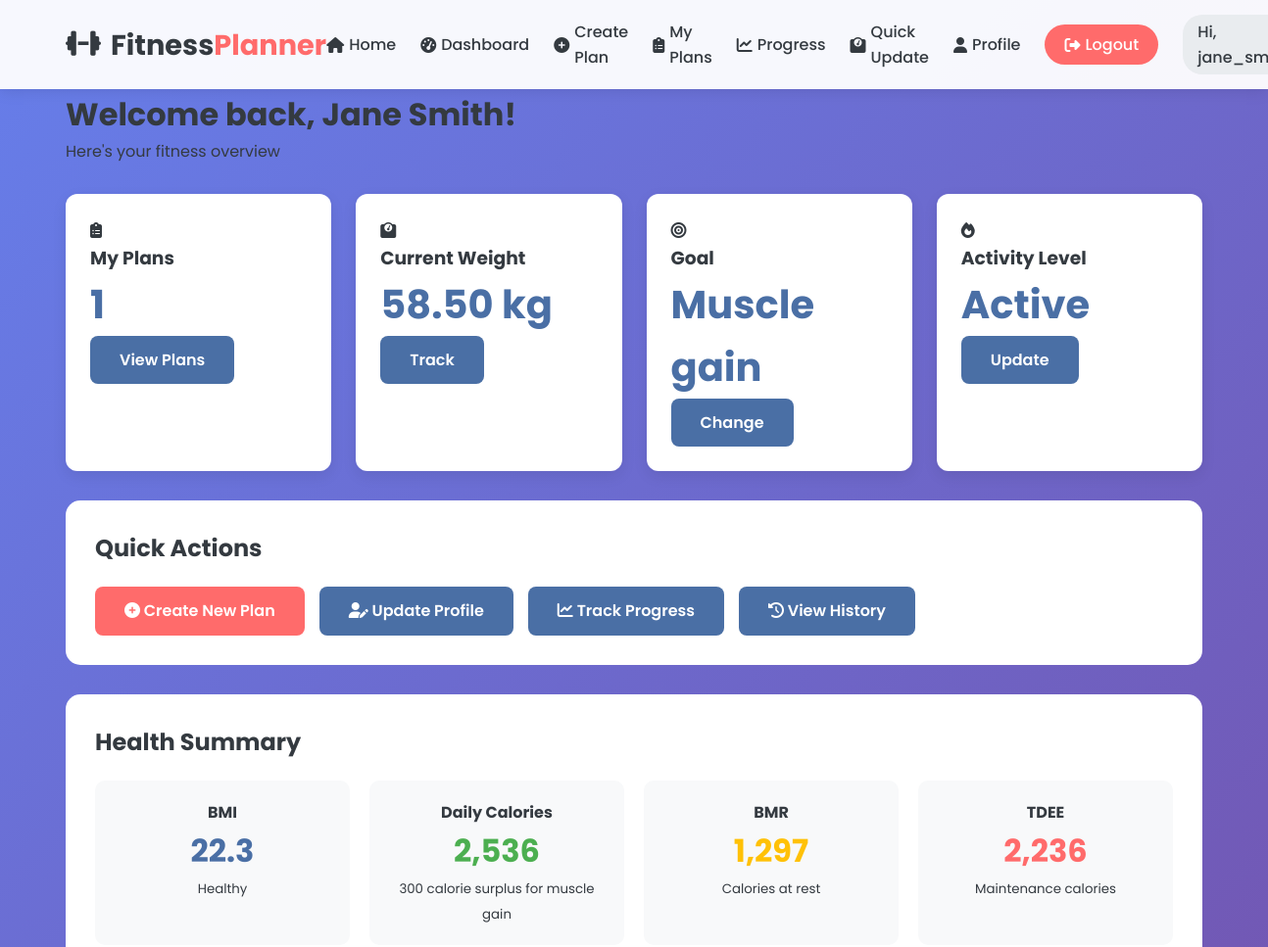
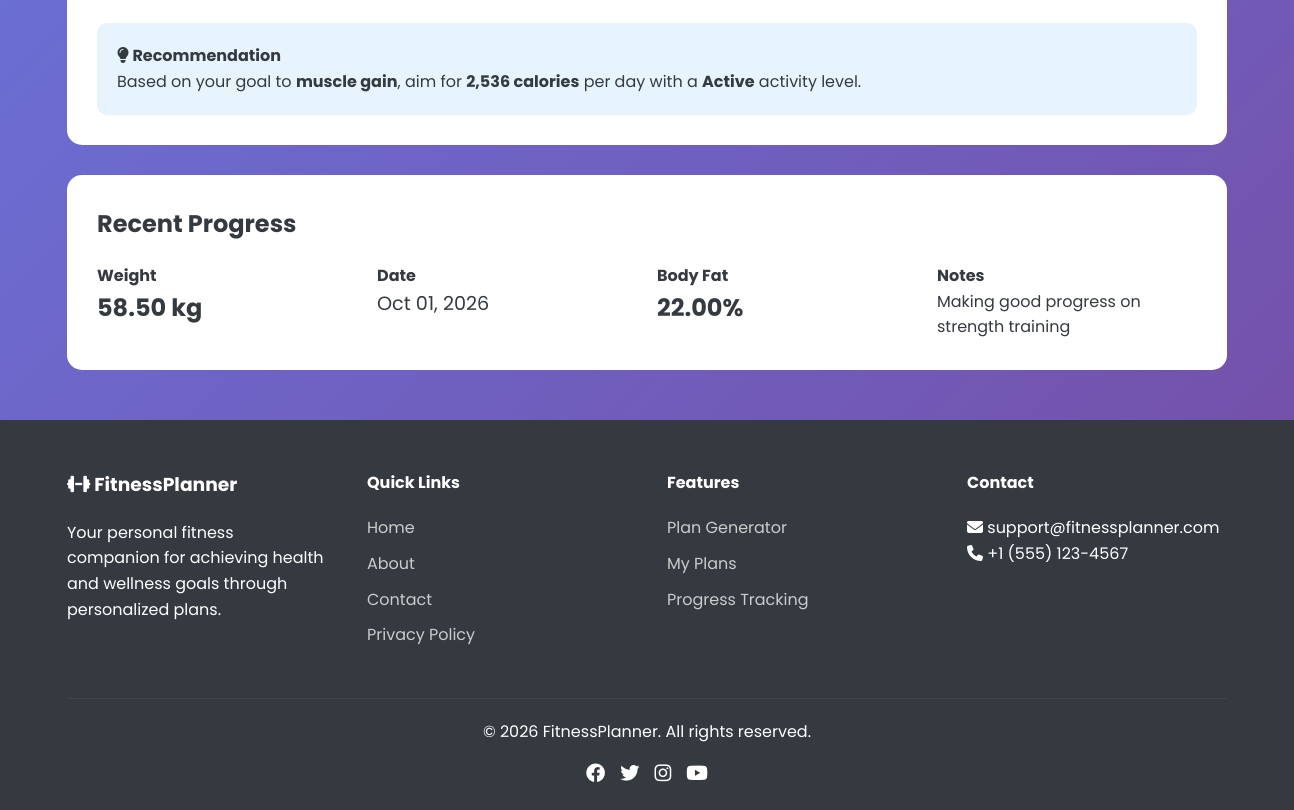
The app's page /dashboard.php (signed in) with its own data (2 pictures, top to bottom).
### tables this page shows
CREATE TABLE IF NOT EXISTS users (
    id INT PRIMARY KEY AUTO_INCREMENT,
    username VARCHAR(50) UNIQUE NOT NULL,
    email VARCHAR(100) UNIQUE NOT NULL,
    password VARCHAR(255) NOT NULL,
    full_name VARCHAR(100),
    age INT,
    gender ENUM('male', 'female', 'other'),
    height DECIMAL(5,2) COMMENT 'in centimeters',
    current_weight DECIMAL(5,2) COMMENT 'in kilograms',
    goal ENUM('weight_loss', 'muscle_gain', 'maintenance', 'bulking', 'endurance'),
    activity_level ENUM('sedentary', 'light', 'moderate', 'active', 'very_active'),
    created_at TIMESTAMP DEFAULT CURRENT_TIMESTAMP,
    last_login TIMESTAMP NULL,
    INDEX idx_username (username),
    INDEX idx_email (email)
);

CREATE TABLE IF NOT EXISTS progress (
    id INT PRIMARY KEY AUTO_INCREMENT,
    user_id INT,
    date DATE,
    weight DECIMAL(5,2) COMMENT 'in kilograms',
    body_fat DECIMAL(5,2) COMMENT 'percentage',
    chest_cm DECIMAL(5,2),
    waist_cm DECIMAL(5,2),
    hips_cm DECIMAL(5,2),
    notes TEXT,
    created_at TIMESTAMP DEFAULT CURRENT_TIMESTAMP,
    FOREIGN KEY (user_id) REFERENCES users(id) ON DELETE CASCADE,
    UNIQUE KEY unique_user_date (user_id, date),
    INDEX idx_user_id (user_id),
    INDEX idx_date (date)
);

### dashboard.php (the view, shortened to what this page needs)
<?php
require_once 'config/database.php';
$user_id = $_SESSION['user_id'];
$user_query = "SELECT * FROM users WHERE id = $user_id";
$user_result = $conn->query($user_query);
$user = $user_result->fetch_assoc();
$plans_query = "SELECT COUNT(*) as total_plans FROM plans WHERE user_id = $user_id";
$plans_result = $conn->query($plans_query);
$plans_data = $plans_result->fetch_assoc();
$progress_query = "SELECT * FROM progress WHERE user_id = $user_id ORDER BY date DESC LIMIT 1";
$progress_result = $conn->query($progress_query);
$progress = $progress_result->fetch_assoc();
require_once 'includes/header.php';
?>
<div class="dashboard-header">
    <h1>Welcome back, <?php echo htmlspecialchars($user['full_name'] ?: $user['username']); ?>!</h1>
    <p>Here's your fitness overview</p>
</div>
<div class="dashboard-cards">
    <div class="dashboard-card">
        <div class="card-icon">
            <i class="fas fa-clipboard-list"></i>
        </div>
        <h3>My Plans</h3>
        <div class="card-value"><?php echo $plans_data['total_plans']; ?></div>
        <a href="my_plans.php" class="btn">View Plans</a>
    </div>
    <div class="dashboard-card">
        <div class="card-icon">
            <i class="fas fa-weight"></i>
        </div>
        <h3>Current Weight</h3>
        <div class="card-value">
            <?php echo $user['current_weight'] . ' kg'; ?>
        </div>
        <a href="progress.php" class="btn">Track</a>
    </div>
    <div class="dashboard-card">
        <div class="card-icon">
            <i class="fas fa-bullseye"></i>
        </div>
        <h3>Goal</h3>
        <div class="card-value">
            <?php echo ucfirst(str_replace('_', ' ', $user['goal'])); ?>
        </div>
        <a href="profile.php" class="btn">Change</a>
    </div>
    <div class="dashboard-card">
        <div class="card-icon">
            <i class="fas fa-fire"></i>
        </div>
        <h3>Activity Level</h3>
        <div class="card-value">
            <?php echo ucfirst($user['activity_level']); ?>
        </div>
        <a href="profile.php" class="btn">Update</a>
    </div>
</div>
<div style="background: white; padding: 30px; border-radius: 15px; margin: 30px 0;">
    <h2 style="margin-bottom: 20px;">Quick Actions</h2>
    <div style="display: flex; gap: 15px; flex-wrap: wrap;">
        <a href="plan_generator.php" class="btn btn-accent">
            <i class="fas fa-plus-circle"></i> Create New Plan
        </a>
        <a href="profile.php" class="btn">
            <i class="fas fa-user-edit"></i> Update Profile
        </a>
        <a href="progress.php" class="btn">
            <i class="fas fa-chart-line"></i> Track Progress
        </a>
        <a href="my_plans.php" class="btn">
            <i class="fas fa-history"></i> View History
        </a>
    </div>
</div>
<div style="background: white; padding: 30px; border-radius: 15px; margin: 30px 0;">
    <h2 style="margin-bottom: 20px;">Health Summary</h2>
    <?php
    $height_m = $user['height'] / 100;
    $bmi = $user['current_weight'] / ($height_m * $height_m);
    if ($user['gender'] === 'male') {
        $bmr = 10 * $user['current_weight'] + 6.25 * $user['height'] - 5 * $user['age'] + 5;
    } else {
        $bmr = 10 * $user['current_weight'] + 6.25 * $user['height'] - 5 * $user['age'] - 161;
    }
    $activity_multipliers = [
        'sedentary' => 1.2,
        'light' => 1.375,
        'moderate' => 1.55,
        'active' => 1.725,
        'very_active' => 1.9
    ];
    $activity = $user['activity_level'];
    $tdee = $bmr * ($activity_multipliers[$activity] ?? 1.55);
    switch ($user['goal']) {
        case 'muscle_gain':
            $calorie_target = $tdee + 300;
            $calorie_note = '300 calorie surplus for muscle gain';
            break;
    }
    ?>
    <div style="display: grid; grid-template-columns: repeat(auto-fit, minmax(200px, 1fr)); gap: 20px;">
        <div style="text-align: center; padding: 20px; background: #f8f9fa; border-radius: 10px;">
            <h4>BMI</h4>
            <div style="font-size: 2rem; font-weight: bold; color: var(--primary);">
                <?php echo number_format($bmi, 1); ?>
            </div>
            <small>
                <?php
                if ($bmi < 18.5) echo 'Underweight';
                elseif ($bmi < 25) echo 'Healthy';
                elseif ($bmi < 30) echo 'Overweight';
                else echo 'Obese';
                ?>
            </small>
        </div>
        <div style="text-align: center; padding: 20px; background: #f8f9fa; border-radius: 10px;">
            <h4>Daily Calories</h4>
            <div style="font-size: 2rem; font-weight: bold; color: var(--success);">
                <?php echo number_format($calorie_target, 0); ?>
            </div>
            <small><?php echo $calorie_note; ?></small>
        </div>
        <div style="text-align: center; padding: 20px; background: #f8f9fa; border-radius: 10px;">
            <h4>BMR</h4>
            <div style="font-size: 2rem; font-weight: bold; color: var(--warning);">
                <?php echo number_format($bmr, 0); ?>
            </div>
            <small>Calories at rest</small>
        </div>
        <div style="text-align: center; padding: 20px; background: #f8f9fa; border-radius: 10px;">
            <h4>TDEE</h4>
            <div style="font-size: 2rem; font-weight: bold; color: var(--accent);">
                <?php echo number_format($tdee, 0); ?>
            </div>
            <small>Maintenance calories</small>
        </div>
    </div>
    <div style="margin-top: 25px; padding: 20px; background: #e8f4fd; border-radius: 10px;">
        <h4><i class="fas fa-lightbulb"></i> Recommendation</h4>
        <p>Based on your goal to <strong><?php echo str_replace('_', ' ', $user['goal']); ?></strong>, aim for <strong><?php echo number_format($calorie_target, 0); ?> calories</strong> per day with a <strong><?php echo ucfirst($user['activity_level']); ?></strong> activity level.</p>
    </div>
</div>
<?php if($progress): ?>
<div style="background: white; padding: 30px; border-radius: 15px; margin: 30px 0;">
    <h2 style="margin-bottom: 20px;">Recent Progress</h2>
    <div style="display: grid; grid-template-columns: repeat(auto-fit, minmax(200px, 1fr)); gap: 20px;">
        <div>
            <h4>Weight</h4>
            <p style="font-size: 1.5rem; font-weight: bold;"><?php echo $progress['weight']; ?> kg</p>
        </div>
        <div>
            <h4>Date</h4>
            <p style="font-size: 1.2rem;"><?php echo date('M d, Y', strtotime($progress['date'])); ?></p>
        </div>
        <div>
            <h4>Body Fat</h4>
            <p style="font-size: 1.5rem; font-weight: bold;">
                <?php echo $progress['body_fat'] ? $progress['body_fat'] . '%' : 'Not recorded'; ?>
            </p>
        </div>
        <div>
            <h4>Notes</h4>
            <p><?php echo htmlspecialchars($progress['notes'] ?: 'No notes'); ?></p>
        </div>
    </div>
</div>
<?php endif; ?>
<?php
require_once 'includes/footer.php';
?>

### includes/header.php (shortened to what this page needs)
<?php
$isLoggedIn = isset($_SESSION['user_id']);
$username = $isLoggedIn ? $_SESSION['username'] : '';
?>
<!DOCTYPE html>
<html lang="en">
<head>
    <link rel="stylesheet" href="css/style.css">
    <link rel="stylesheet" href="https://cdnjs.cloudflare.com/ajax/libs/font-awesome/6.4.0/css/all.min.css">
</head>
<body>
    <nav class="navbar">
        <div class="container">
            <a href="index.php" class="logo">
                <i class="fas fa-dumbbell"></i>
                <span>Fitness<span class="logo-highlight">Planner</span></span>
            </a>
            <div class="nav-menu">
                <a href="index.php" class="nav-link"><i class="fas fa-home"></i> Home</a>
                <?php if($isLoggedIn): ?>
                    <a href="dashboard.php" class="nav-link"><i class="fas fa-tachometer-alt"></i> Dashboard</a>
                    <a href="plan_generator.php" class="nav-link"><i class="fas fa-plus-circle"></i> Create Plan</a>
                    <a href="my_plans.php" class="nav-link"><i class="fas fa-clipboard-list"></i> My Plans</a>
                    <a href="progress.php" class="nav-link"><i class="fas fa-chart-line"></i> Progress</a>
                    <a href="quick_update.php" class="nav-link"><i class="fas fa-weight"></i> Quick Update</a>
                    <a href="profile.php" class="nav-link"><i class="fas fa-user"></i> Profile</a>
                    <a href="logout.php" class="nav-link btn-logout"><i class="fas fa-sign-out-alt"></i> Logout</a>
                    <span class="nav-user">Hi, <?php echo htmlspecialchars($username); ?></span>
                <?php endif; ?>
            </div>
        </div>
    </nav>
    <div class="container">

### includes/footer.php (shortened to what this page needs)
</div>
    <footer class="footer">
        <div class="container">
            <div class="footer-content">
                <div class="footer-section">
                    <h3><i class="fas fa-dumbbell"></i> FitnessPlanner</h3>
                    <p>Your personal fitness companion for achieving health and wellness goals through personalized plans.</p>
                </div>
                <div class="footer-section">
                    <h4>Quick Links</h4>
                    <a href="index.php">Home</a>
                    <a href="about.php">About</a>
                    <a href="contact.php">Contact</a>
                    <a href="privacy.php">Privacy Policy</a>
                </div>
                <div class="footer-section">
                    <h4>Features</h4>
                    <a href="plan_generator.php">Plan Generator</a>
                    <a href="my_plans.php">My Plans</a>
                    <a href="progress.php">Progress Tracking</a>
                </div>
                <div class="footer-section">
                    <h4>Contact</h4>
                    <p><i class="fas fa-envelope"></i> support@fitnessplanner.com</p>
                    <p><i class="fas fa-phone"></i> +1 (555) 123-4567</p>
                </div>
            </div>
            <div class="footer-bottom">
                <p>&copy; <?php echo date('Y'); ?> FitnessPlanner. All rights reserved.</p>
                <div class="social-icons">
                    <a href="#"><i class="fab fa-facebook"></i></a>
                    <a href="#"><i class="fab fa-twitter"></i></a>
                    <a href="#"><i class="fab fa-instagram"></i></a>
                    <a href="#"><i class="fab fa-youtube"></i></a>
                </div>
            </div>
        </div>
    </footer>
</body>
</html>

### css/style.css (style rules this page uses)
* { margin: 0; padding: 0; box-sizing: border-box; }
:root { --primary: #4a6fa5; --secondary: #166088; --accent: #ff6b6b; --success: #4CAF50; --warning: #FFC107; --light: #f8f9fa; --dark: #343a40; --gray: #6c757d; --light-gray: #e9ecef; }
body { font-family: 'Poppins', sans-serif; line-height: 1.6; color: var(--dark); background: linear-gradient(135deg, #667eea 0%, #764ba2 100%); min-height: 100vh; }
.container { max-width: 1200px; margin: 0 auto; padding: 0 20px; }
.navbar { background: rgba(255, 255, 255, 0.95); box-shadow: 0 2px 15px rgba(0, 0, 0, 0.1); position: sticky; top: 0; z-index: 1000; padding: 15px 0; }
.navbar .container { display: flex; justify-content: space-between; align-items: center; }
.logo { font-size: 1.8rem; font-weight: 700; color: var(--dark); text-decoration: none; display: flex; align-items: center; gap: 10px; }
.logo-highlight { color: var(--accent); }
.nav-menu { display: flex; align-items: center; gap: 25px; }
.nav-link { text-decoration: none; color: var(--dark); font-weight: 500; transition: color 0.3s; display: flex; align-items: center; gap: 5px; }
.btn-logout { background: var(--accent); color: white !important; padding: 8px 20px; border-radius: 25px; }
.nav-user { background: var(--light-gray); padding: 5px 15px; border-radius: 20px; font-weight: 500; }
.btn { display: inline-block; padding: 12px 30px; background: var(--primary); color: white; border: none; border-radius: 8px; font-size: 1rem; font-weight: 600; cursor: pointer; transition: background 0.3s; text-decoration: none; text-align: center; }
.btn-accent { background: var(--accent); }
.dashboard-cards { display: grid; grid-template-columns: repeat(auto-fit, minmax(250px, 1fr)); gap: 25px; margin: 30px 0; }
.dashboard-card { background: white; padding: 25px; border-radius: 12px; box-shadow: 0 5px 15px rgba(0, 0, 0, 0.08); }
.card-value { font-size: 2.5rem; font-weight: 700; color: var(--primary); }
.footer { background: var(--dark); color: white; padding: 50px 0 20px; margin-top: 50px; }
.footer-content { display: grid; grid-template-columns: repeat(auto-fit, minmax(250px, 1fr)); gap: 40px; margin-bottom: 40px; }
.footer-section h3, .footer-section h4 { margin-bottom: 20px; color: white; }
.footer-section a { display: block; color: #ccc; text-decoration: none; margin-bottom: 10px; transition: color 0.3s; }
.footer-bottom { padding-top: 20px; border-top: 1px solid #444; text-align: center; }
.social-icons { display: flex; justify-content: center; gap: 15px; margin-top: 15px; }
.social-icons a { color: white; font-size: 1.2rem; transition: color 0.3s; }
.navbar { position: relative; z-index: 1000; }
body>.navbar:first-of-type { display: block; }

### records on screen
users: full_name "Jane Smith", current_weight "58.50", goal "Muscle gain", activity_level "Active", bmi "22.3", calorie_target "2,536", goal "300 calorie surplus for muscle gain", bmr "1,297", tdee "2,236", goal "muscle gain"
progress: weight "58.50", date "Oct 01, 2026", body_fat "22.00", notes "Making good progress on strength training"

### other values on screen
$plans_data['total_plans'] "1"
